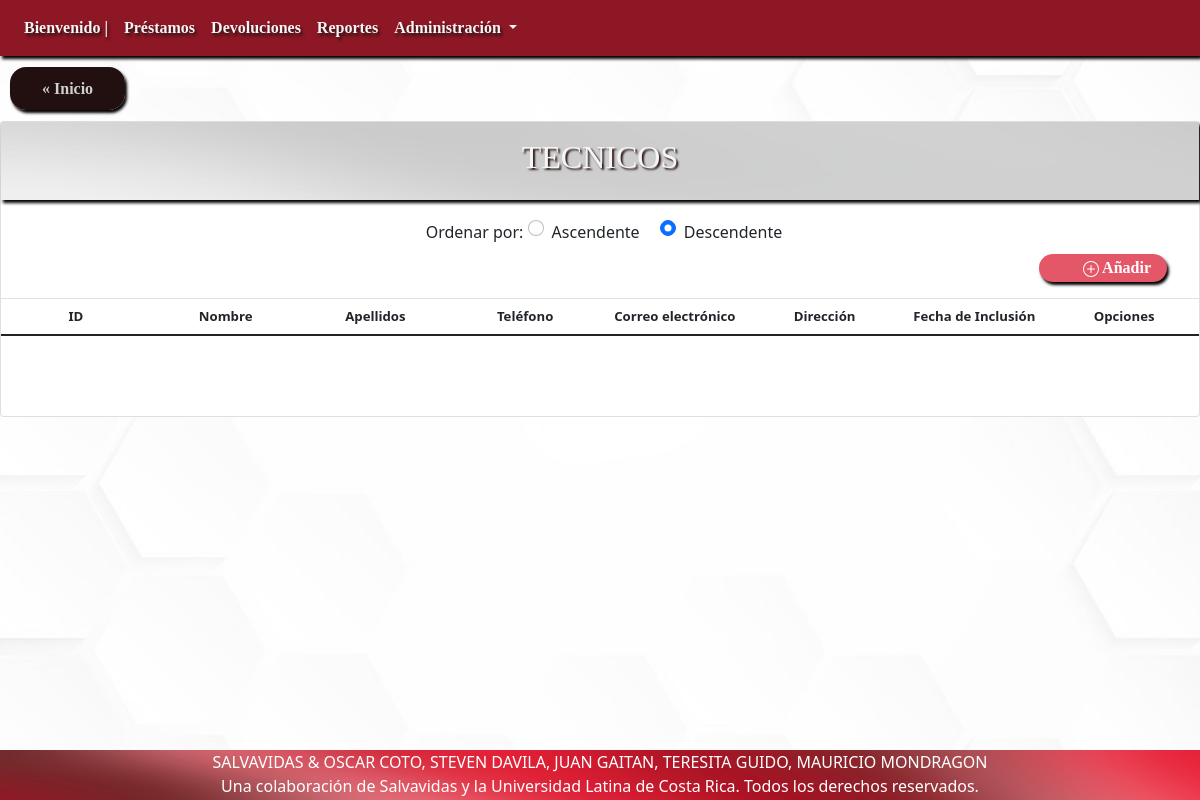
The app's page /?c=detalleAllTecnico, older data.
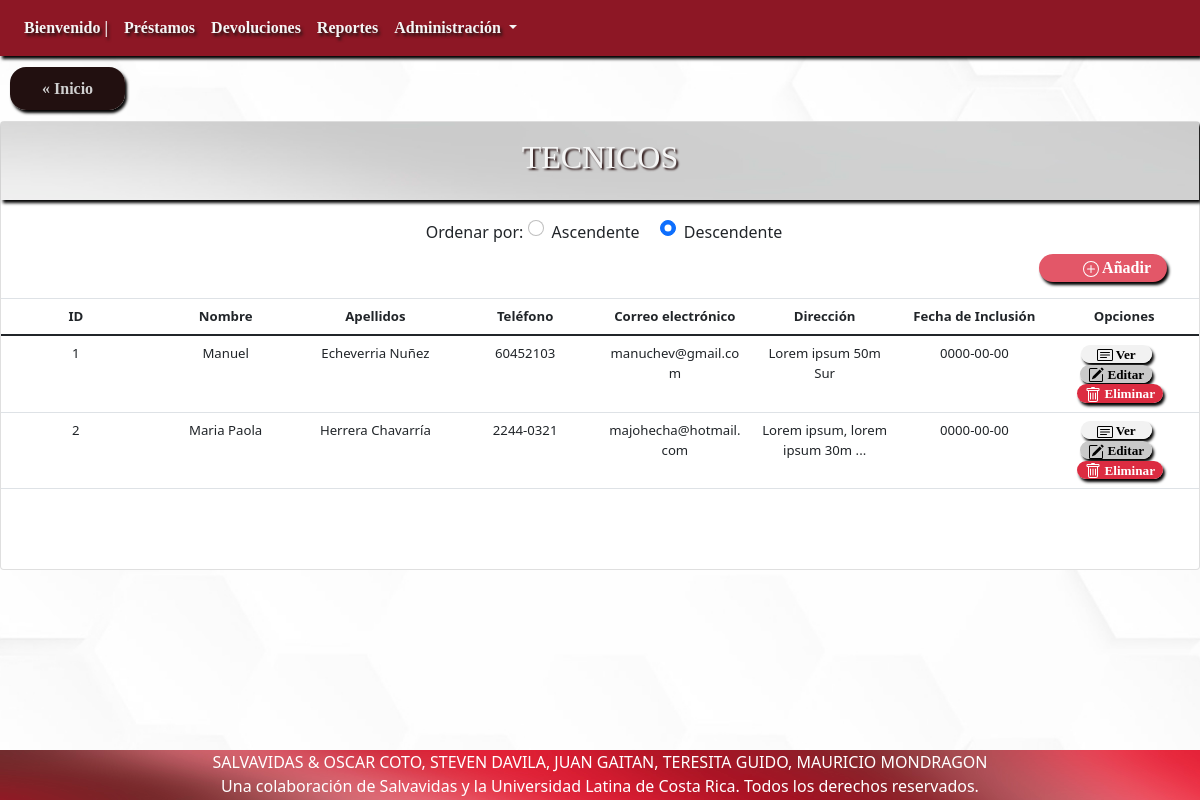
The same page, newer data.
### tables this page shows
CREATE TABLE `tecnico` (
  `idTecnico` varchar(25) NOT NULL,
  `primerNombre` varchar(50) NOT NULL,
  `segundoNombre` varchar(50) DEFAULT NULL,
  `primerApellido` varchar(50) NOT NULL,
  `segundoApellido` varchar(50) DEFAULT NULL,
  `telefono` varchar(25) DEFAULT NULL,
  `correoElectronico` varchar(50) DEFAULT NULL,
  `direccion` varchar(500) DEFAULT NULL,
  `fechaInclusion` date DEFAULT current_timestamp()
);

### controller/detalleAllTecnico.php (called while the page is built, shortened)
<?php
include 'model/Tecnico.php';
$Tecnico = new Tecnico();
$allTecnico = $Tecnico->seleccionarAllTecnico();
include 'view/verAllTecnico.php';

### model/Tecnico.php (called while the page is built, shortened)
<?php
class Tecnico
{
  public function __construct($pidTecnico = "", $pprimerNombre = "", $psegundoNombre = "", $pprimerApellido = "", $psegundoApellido = "", $ptelefono = "", $pcorreoElectronico = "", $pdireccion = "", $pfechaInclusion = "") {
    $this->idTecnico = $pidTecnico;
    $this->primerNombre = $pprimerNombre;
    $this->segundoNombre = $psegundoNombre;
    $this->primerApellido = $pprimerApellido;
    $this->segundoApellido = $psegundoApellido;
    $this->telefono = $ptelefono;
    $this->correoElectronico = $pcorreoElectronico;
    $this->direccion = $pdireccion;
    $this->fechaInclusion = $pfechaInclusion;
  }
  function seleccionarAllTecnico() {
    $query = "SELECT * FROM tecnico";
    $pdo = new Connection();
    $pdo = $pdo->open();
    $result = $pdo->query($query);
    $rows = [];
    foreach ($result->fetchAll() as $row) {
        $rows[] = new Tecnico($row['idTecnico'], $row['primerNombre'],$row['segundoNombre'],$row['primerApellido'],$row['segundoApellido'],$row['telefono'],$row['correoElectronico'],$row['direccion'],$row['fechaInclusion']);
    }
    return $rows;
}
}

### view/verAllTecnico.php (the view, shortened to what this page needs)
<div class="upside">
    <a href="index.php" class="Inicio">« Inicio</a>
</div>
<div class="card" id="ListaCompleta">
    <div class="card-title">
        <h2> TECNICOS </h2>
    </div>
    <div class="card-subtitle" id="Add">
        <div class="form-check" align="center">
            <label for="order"  id="input-label">Ordenar por: </label>
            <div class="form-check form-check-inline">
                <input class="form-check-input" type="radio" name="flexRadioDefault" id="flexRadioDefault1">
                <label class="form-check-label" for="flexRadioDefault1"> Ascendente </label>
            </div>
            <div class="form-check form-check-inline">
                <input class="form-check-input" type="radio" name="flexRadioDefault" id="flexRadioDefault2" checked>
                <label class="form-check-label" for="flexRadioDefault2"> Descendente </label>
            </div>
        </div>
        <a href="?c=crearTecnico" class="add">
         Añadir
        </a>
    </div>
    <table class="table">
        <thead>
            <tr>
                <th scope="col">ID</th>
                <th scope="col">Nombre</th>
                <th scope="col">Apellidos</th>
                <th scope="col">Teléfono</th>
                <th scope="col">Correo electrónico</th>
                <th scope="col">Dirección</th>
                <th scope="col">Fecha de Inclusión</th>
                <th scope="col">Opciones</th>
            </tr>
        </thead>
        <tbody>
        <?php
        foreach ($allTecnico as $value) {
        ?>
            <tr>
                <td ><?php echo $value->idTecnico; ?></td>
                <td><?php echo $value->primerNombre; ?> <?php echo $value->segundoNombre; ?></td>
                <td><?php echo $value->primerApellido; ?> <?php echo $value->segundoApellido; ?></td>
                <td><?php echo $value->telefono; ?></td>
                <td><?php echo $value->correoElectronico; ?></td>
                <td><?php echo $value->direccion; ?></td>
                <td><?php echo $value->fechaInclusion; ?></td>
                <td>
                <a class="ver" id="ver" href="?c=detalleTecnico&idTecnico=<?php echo $value->idTecnico; ?>">
                 Ver
                <br>
                </a>
                <a class="editar" id="editar" href="?c=actualizarTecnico&idTecnico=<?php echo $value->idTecnico; ?>">
                 Editar
                </a>
                <br>
                <a class="eliminar" id="eliminar" href="?c=eliminarTecnico&idTecnico=<?php echo $value->idTecnico; ?>">
                 Eliminar
                </a>
                </td>
            </tr>
        <?php } ?>
        </tbody>
    </table>
</div>

Row changes from the older to the newer data that the page shows:
added tecnico: idTecnico "1", primerNombre "Manuel", primerApellido "Echeverria", segundoApellido "Nuñez", telefono "60452103", correoElectronico "manuchev@gmail.com", direccion "Lorem ipsum 50m Sur", fechaInclusion "0000-00-00"
added tecnico: idTecnico "2", primerNombre "Maria", segundoNombre "Paola", primerApellido "Herrera", segundoApellido "Chavarría", telefono "2244-0321", correoElectronico "majohecha@hotmail.com", direccion "Lorem ipsum, lorem ipsum 30m ...", fechaInclusion "0000-00-00"
